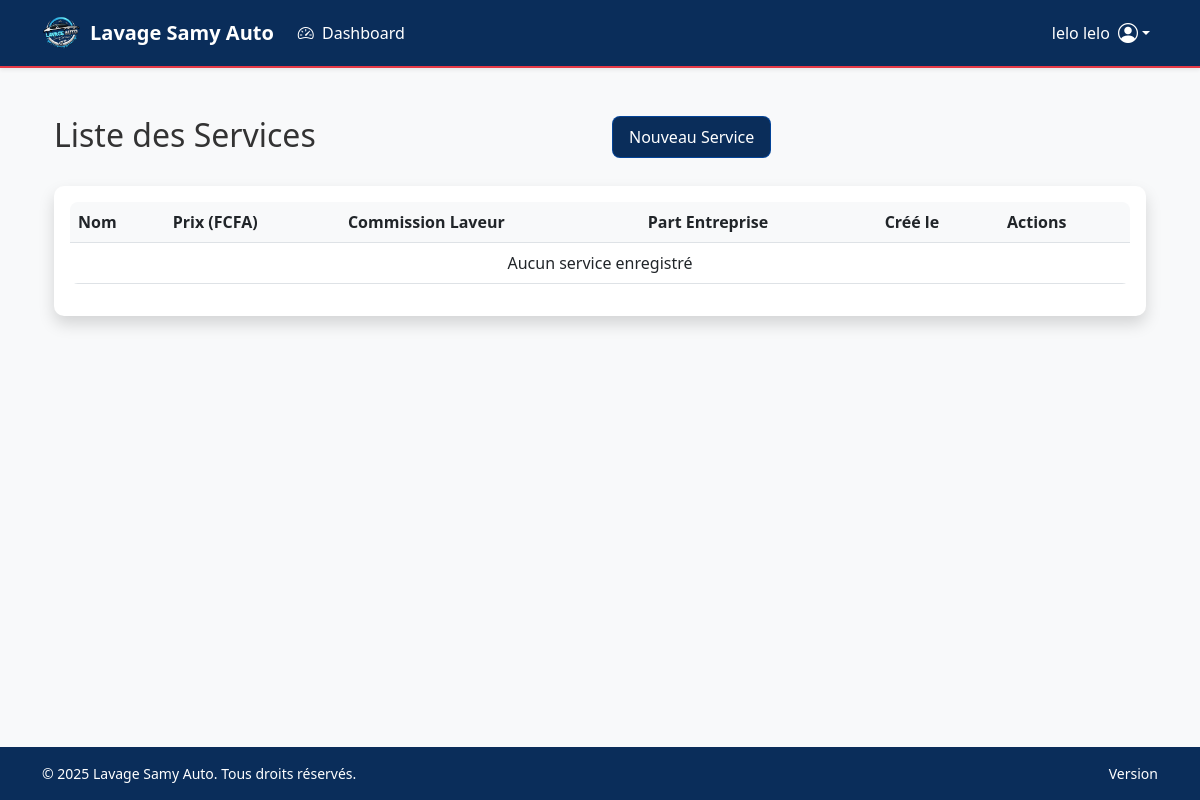
Before: /gestion/services/ (signed in) with the older database file.
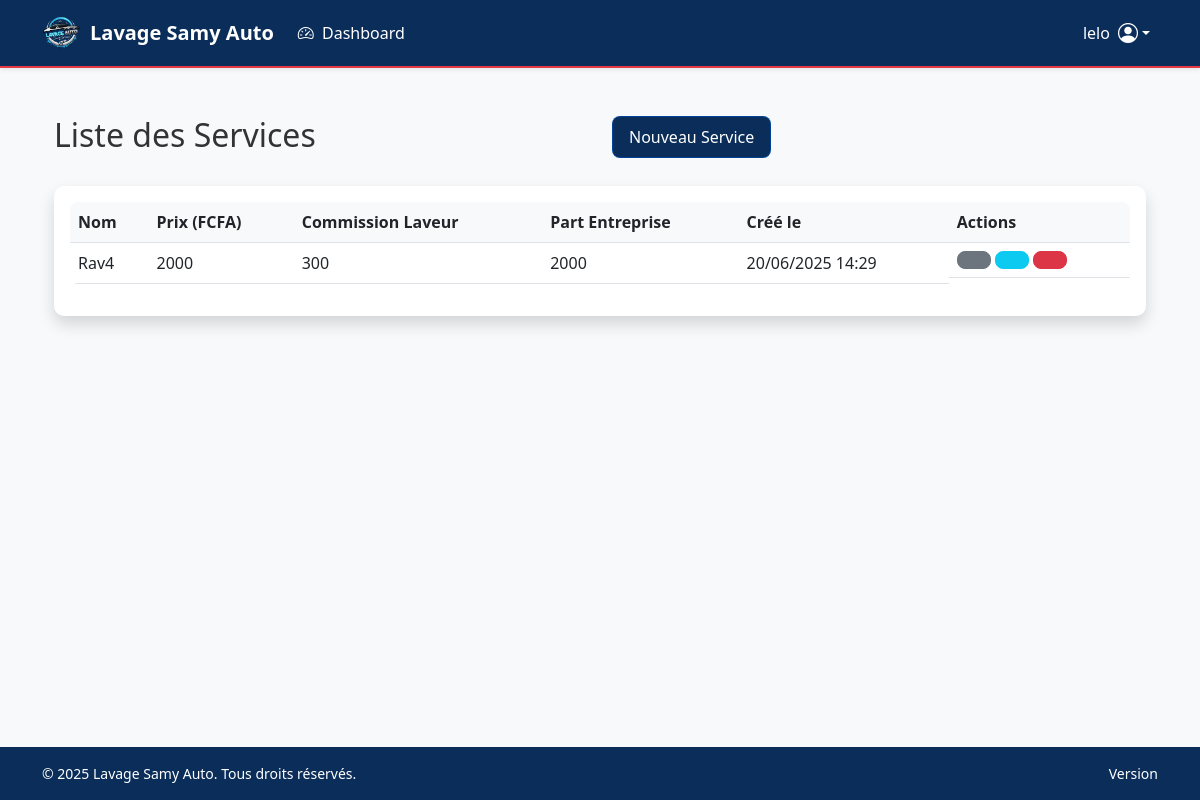
After: the same page with the newer database file.
### core/models.py (models this page shows, shortened)
class User(AbstractUser):
    ROLES = (
        ('admin', 'Admin'),
        ('caissier', 'Caissier'),
        ('laveur', 'Laveur'),
        ('superviseur', 'Superviseur'),
    )
    email = models.EmailField(unique=True)
    USERNAME_FIELD = 'email'
    REQUIRED_FIELDS = ['username']  # username est toujours requis pour AbstractUser
    nom_complet = models.CharField(max_length=100)
    role = models.CharField(max_length=20, choices=ROLES)
    telephone = models.CharField(max_length=20, blank=True)
    adresse = models.CharField(max_length=255, blank=True)
    date_creation = models.DateTimeField(auto_now_add=True)
    class Meta:
        ordering = ['-date_creation']

### gestion/models.py (models this page shows, shortened)
class Service(models.Model):
    nom = models.CharField(max_length=100)
    prix_total = models.DecimalField(max_digits=10, decimal_places=2)
    commission_laveur = models.DecimalField(max_digits=10, decimal_places=2)
    description = models.TextField(blank=True)
    date_creation = models.DateTimeField(auto_now_add=True)
    class Meta:
        ordering = ['-date_creation']
        verbose_name = "Service"
        verbose_name_plural = "Services"

### gestion/views.py (the view)
# urls.py: path('services/', views.ServiceListView.as_view(), name='service-list'),
class ServiceListView(LoginRequiredMixin, ListView):
    model = Service
    template_name = 'gestion/services/list.html'
    context_object_name = 'services'

### gestion/templates/gestion/services/list.html (shortened to what this page needs)
{% extends "base.html" %}
{% block content %}
<div class="container-fluid">
    <div class="row mb-4">
        <div class="col-md-6">
            <h2> Liste des Services</h2>
        </div>
        <div class="col-md-6 text-right">
            <a href="{% url 'gestion:service-create' %}" class="btn btn-primary">
                 Nouveau Service
            </a>
        </div>
    </div>
    <div class="card shadow">
        <div class="card-body">
            <div class="table-responsive">
                <table class="table table-hover">
                    <thead class="thead-light">
                        <tr>
                            <th>Nom</th>
                            <th>Prix (FCFA)</th>
                            <th>Commission Laveur</th>
                            <th>Part Entreprise</th>
                            <th>Créé le</th>
                            <th>Actions</th>
                        </tr>
                    </thead>
                    <tbody>
                        {% for service in services %}
                        <tr>
                            <td>{{ service.nom }}</td>
                            <td>{{ service.prix_total|floatformat:0 }}</td>
                            <td>{{ service.commission_laveur|floatformat:0 }}</td>
                          <td>
    <span id="part-entreprise-{{ service.id }}">
        {{ service.prix_total|floatformat:0 }}
    </span>
</td>
                            <td>{{ service.date_creation|date:"d/m/Y H:i" }}</td>
                          <td class="d-flex gap-1">
    <a href="{% url 'gestion:service-detail' service.id %}" class="btn btn-sm btn-secondary" title="Détails">
    </a>
    <a href="{% url 'gestion:service-update' service.id %}" class="btn btn-sm btn-info" title="Modifier">
    </a>
    <a href="{% url 'gestion:confirm_delete' service.id %}" class="btn btn-sm btn-danger" title="Supprimer"
       onclick="return confirm('Confirmer la suppression de ce service ?')">
    </a>
</td>
                        </tr>
                        {% empty %}
                        <tr>
                            <td colspan="6" class="text-center">Aucun service enregistré</td>
                        </tr>
                        {% endfor %}
                    </tbody>
                </table>
            </div>
        </div>
    </div>
</div>
{% endblock %}

### core/templates/base.html (shortened to what this page needs)
{% load static %}
<!DOCTYPE html>
<html lang="fr" data-bs-theme="light">
<head>
    <link href="https://cdn.jsdelivr.net/npm/bootstrap@5.3.0/dist/css/bootstrap.min.css" rel="stylesheet">
    <link rel="stylesheet" href="https://cdn.jsdelivr.net/npm/bootstrap-icons@1.10.0/font/bootstrap-icons.css">
    <link href="{% static 'core/css/styles.css' %}" rel="stylesheet">
</head>
<body class="d-flex flex-column min-vh-100">
   <nav class="navbar navbar-expand-lg navbar-dark sticky-top shadow-sm" style="background-color: #0a2d5a; border-bottom: 2px solid #e63946;">
        <div class="container">
            <a class="navbar-brand d-flex align-items-center" href="{% url 'gestion:dashboard' %}">
                <img src="{% static 'core/images/logo.png' %}"
                     alt="Logo Lavage Samy Auto"
                     width="40"
                     height="40"
                     class="d-inline-block align-top me-2"
                     loading="lazy">
                <span class="fw-bold">Lavage Samy Auto</span>
            </a>
            <div class="collapse navbar-collapse" id="mainNavbar">
                <ul class="navbar-nav me-auto">
                    {% if user.is_authenticated %}
                        <li class="nav-item">
                            <a class="nav-link {% if request.resolver_match.url_name == 'dashboard' %}active{% endif %}"
                               href="{% url 'gestion:dashboard' %}">
                                <i class="bi bi-speedometer2 me-1"></i> Dashboard
                            </a>
                        </li>
                    {% endif %}
                </ul>
                <ul class="navbar-nav">
                    {% if user.is_authenticated %}
                    <li class="nav-item dropdown">
                        <a class="nav-link dropdown-toggle d-flex align-items-center"
                           href="#"
                           role="button"
                           data-bs-toggle="dropdown"
                           aria-expanded="false">
                            <span class="me-2 d-none d-sm-inline">{{ user.get_full_name|default:user.username }}</span>
                            <i class="bi bi-person-circle fs-5"></i>
                        </a>
                    </li>
                    {% else %}
                    <li class="nav-item">
                        <a class="nav-link" href="{% url 'login' %}">
                            <i class="bi bi-box-arrow-in-right me-1"></i> Connexion
                        </a>
                    </li>
                    {% endif %}
                </ul>
            </div>
        </div>
    </nav>
    <main class="container flex-grow-1 my-4">
        {% block content %}{% endblock %}
    </main>
  <footer class="py-3 mt-auto" style="background-color: #0a2d5a; color: white;">
        <div class="container">
            <div class="row align-items-center">
                <div class="col-md-6 text-center text-md-start">
                    <p class="mb-0 small">
                        &copy; {% now "Y" %} Lavage Samy Auto. Tous droits réservés.
                    </p>
                </div>
                <div class="col-md-6 text-center text-md-end">
                    <p class="mb-0 small">
                        Version {{ APP_VERSION }}
                    </p>
                </div>
            </div>
        </div>
    </footer>
</body>
</html>

Changed rows visible on the page:
changed User: get_full_name "lelo lelo" → "lelo"
added Service: nom "Rav4", prix_total "2000", commission_laveur "300", date_creation "20/06/2025 14:29"
Other visible differences:
text no longer shown: "Aucun service enregistré"
